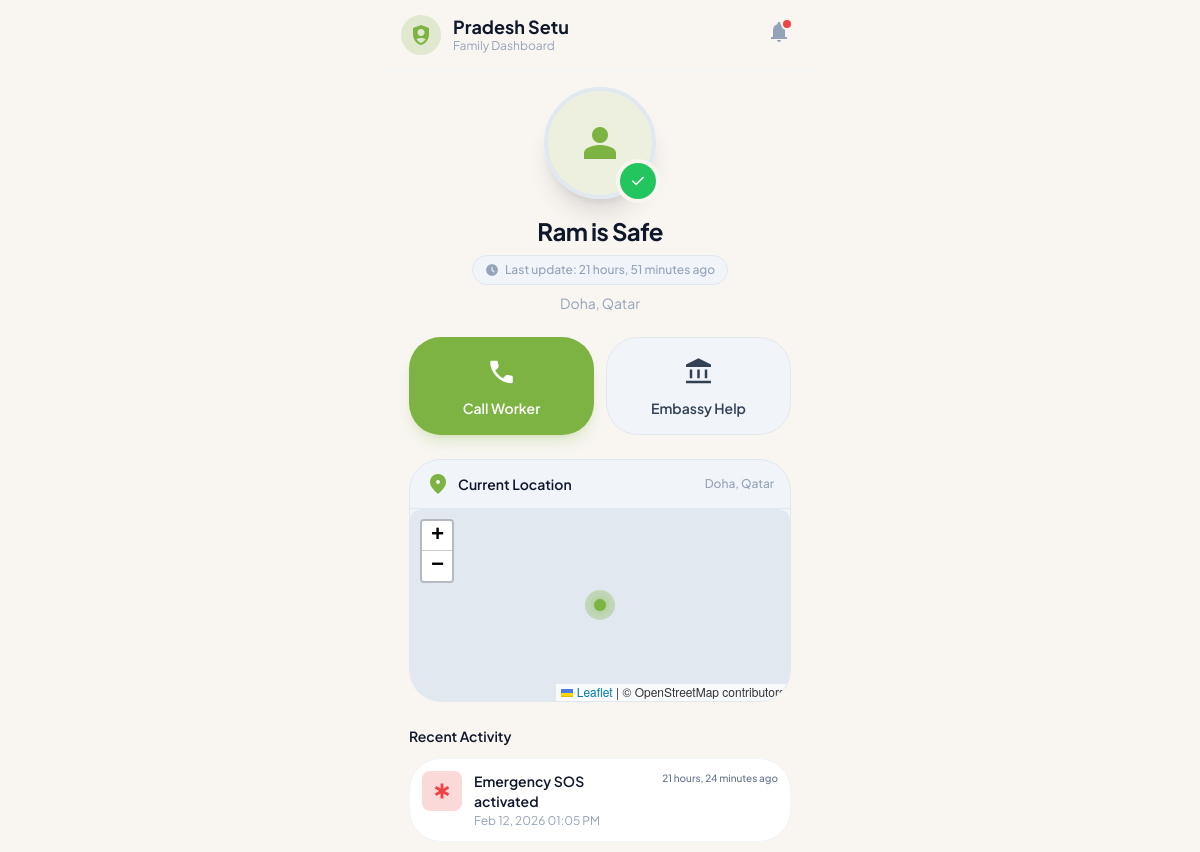
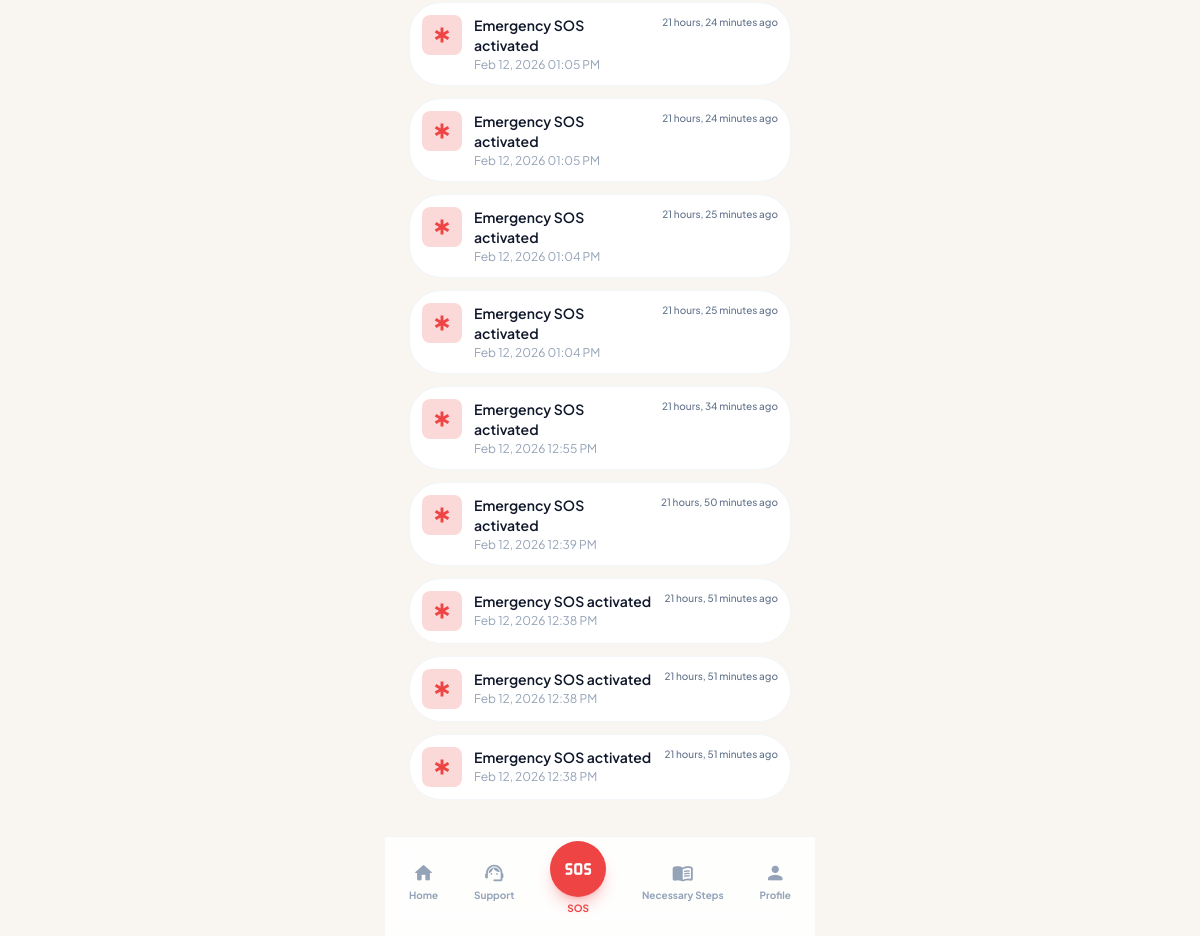
Page /family-dashboard/ (signed in) on the earlier database version (2 pictures, top to bottom).
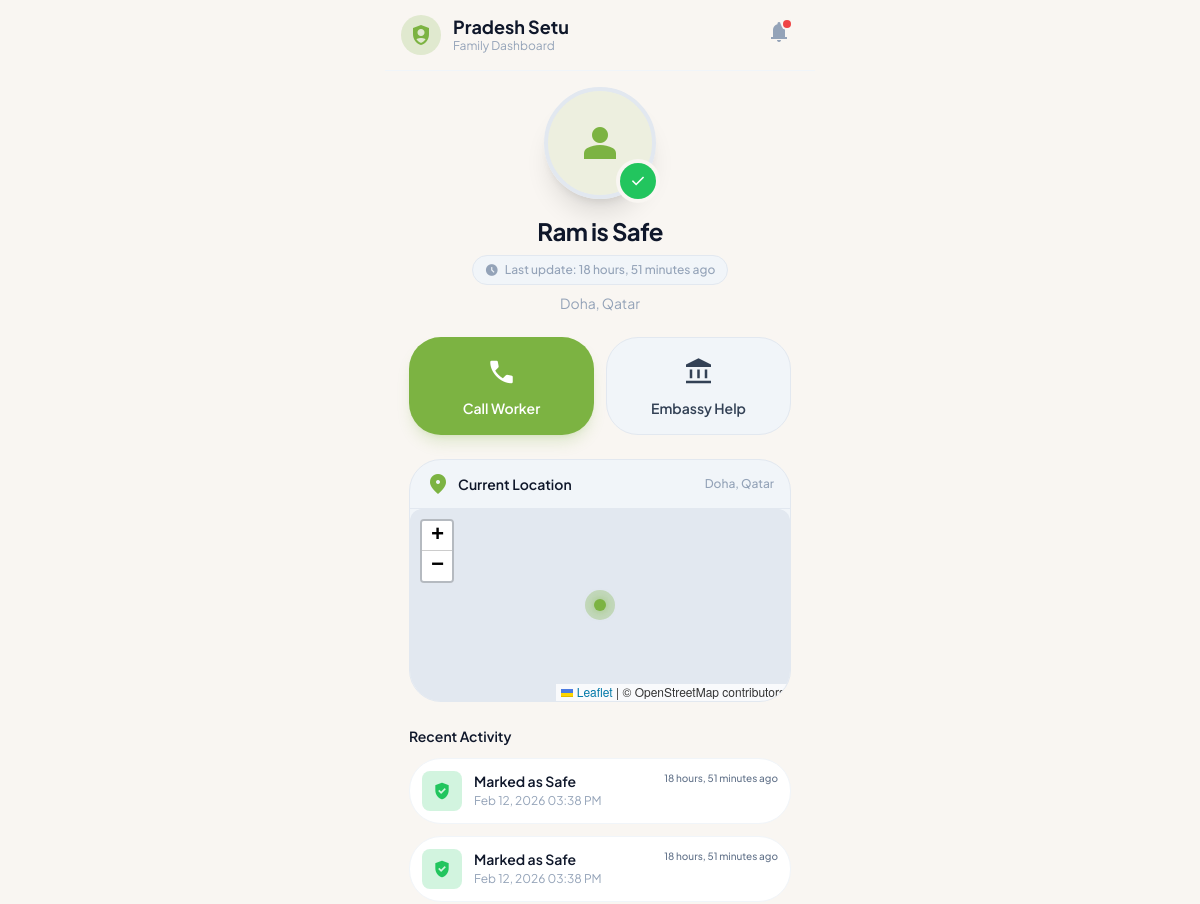
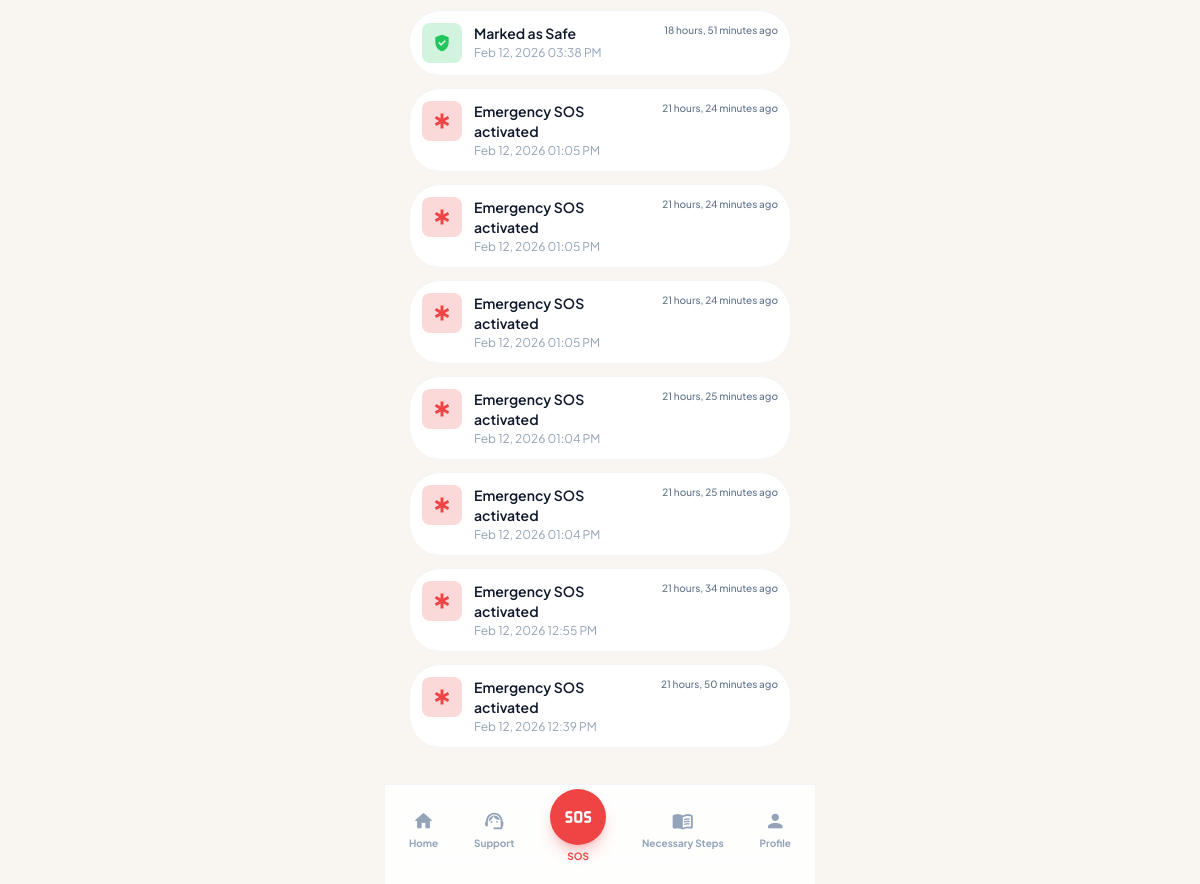
Same page on the later database version (2 pictures, top to bottom).
### main/models.py (models this page shows, shortened)
class SafetyCheckIn(models.Model):
    class Status(models.TextChoices):
        SAFE = 'safe', 'Safe'
        NEED_HELP = 'need_help', 'Need Help'
    user = models.ForeignKey(
        settings.AUTH_USER_MODEL,
        on_delete=models.CASCADE,
        related_name='safety_checkins',
    )
    status = models.CharField(max_length=10, choices=Status.choices, default=Status.SAFE)
    checked_in_at = models.DateTimeField(default=timezone.now)
    note = models.TextField(blank=True)
    class Meta:
        ordering = ['-checked_in_at']
        get_latest_by = 'checked_in_at'

class ActivityLog(models.Model):
    class EventType(models.TextChoices):
        CHECK_IN = 'check_in', 'Safety Check-In'
        ARRIVED = 'arrived', 'Arrived at Site'
        CONTRACT = 'contract', 'Contract Updated'
        DOCUMENT = 'document', 'Document Uploaded'
        SOS = 'sos', 'SOS Activated'
        OTHER = 'other', 'Other'
    user = models.ForeignKey(
        settings.AUTH_USER_MODEL,
        on_delete=models.CASCADE,
        related_name='activity_logs',
    )
    event_type = models.CharField(max_length=15, choices=EventType.choices)
    description = models.TextField(blank=True)
    timestamp = models.DateTimeField(default=timezone.now)
    class Meta:
        ordering = ['-timestamp']

### main/views.py (the view)
# urls.py: path('family-dashboard/', views.family_safety_dashboard, name='family_safety_dashboard'),
@login_required(login_url='main:login')
def family_safety_dashboard(request):
    user = request.user
    worker = user.monitored_worker
    if not worker and user.profile_type == 'worker':
        worker = user
    last_checkin = worker.safety_checkins.first() if worker else None
    activity_logs = worker.activity_logs.all()[:10] if worker else []
    is_safe = last_checkin.status == 'safe' if last_checkin else True
    worker_lat = worker.latitude if worker and worker.latitude else 25.2854  # Default to Doha, Qatar
    worker_lon = worker.longitude if worker and worker.longitude else 51.5310
    context = {
        'worker': worker,
        'last_checkin': last_checkin,
        'activity_logs': activity_logs,
        'is_safe': is_safe,
        'worker_lat': worker_lat,
        'worker_lon': worker_lon,
        'unread_count': _unread_count(user),
    }
    return render(request, 'main/family_safety_dashboard.html', context)

### main/views.py (called while the page is built)
def _unread_count(user):
    if user.is_authenticated:
        return user.notifications.filter(is_read=False).count()
    return 0

### templates/main/family_safety_dashboard.html (shortened to what the changed rows need)
{% extends 'base.html' %}
{% block extra_head %}
<link rel="stylesheet" href="https://unpkg.com/leaflet@1.9.4/dist/leaflet.css" />
{% endblock %}
{% block header %}
<header class="sticky top-0 z-20 bg-background-light dark:bg-background-dark border-b border-slate-100 dark:border-slate-800 px-4 py-3 flex items-center justify-between">
    <div class="flex items-center gap-3">
        <div>
            <h1 class="text-lg font-bold leading-tight">Pradesh Setu</h1>
        </div>
    </div>
</header>
{% endblock %}
{% block content %}
<section class="flex flex-col items-center pt-4">
    <div class="mt-4 text-center">
        {% if worker %}
        <h2 class="text-2xl font-bold tracking-tight flex items-center justify-center gap-2">{{ worker.first_name|default:worker.username }} is {% if is_safe %}Safe{% else %}Needs Help{% endif %}</h2>
        {% if last_checkin %}
        <div class="mt-2 inline-flex items-center gap-1.5 rounded-full bg-slate-100 dark:bg-zinc-800 px-3 py-1 text-xs font-medium text-slate-400 border border-slate-200 dark:border-zinc-700">
            <span class="material-symbols-outlined text-sm">schedule</span> Last update: {{ last_checkin.checked_in_at|timesince }} ago
        </div>
        {% endif %}
        <p class="mt-2 text-sm text-slate-400">{{ worker.current_city|default:'Location not set' }}{% if worker.current_country %}, {{ worker.current_country }}{% endif %}</p>
        {% else %}
        <h2 class="text-2xl font-bold tracking-tight">No Worker Linked</h2>
        <p class="mt-2 text-sm text-slate-400">Ask your family member to link your account.</p>
        {% endif %}
    </div>
</section>
<section class="mt-6 mb-6">
    <div class="flex flex-col gap-3">
        {% for log in activity_logs %}
        <div class="flex items-start gap-3 rounded-xl bg-white dark:bg-zinc-800 p-3 border border-slate-100 dark:border-zinc-700">
            <div class="flex h-10 w-10 shrink-0 items-center justify-center rounded-lg {% if log.event_type == 'check_in' %}bg-success/20 text-success{% elif log.event_type == 'sos' %}bg-danger/20 text-danger{% elif log.event_type == 'document' %}bg-warning/20 text-warning{% elif log.event_type == 'contract' %}bg-info/20 text-info{% else %}bg-primary/20 text-primary{% endif %}">
                <span class="material-symbols-outlined text-xl"></span>
            </div>
            <div class="flex-1">
                <p class="text-sm font-semibold">{{ log.description }}</p>
                <p class="text-xs text-slate-400 mt-0.5">{{ log.timestamp|date:'M d, Y h:i A' }}</p>
            </div>
            <span class="text-[10px] font-medium text-slate-500 whitespace-nowrap">{{ log.timestamp|timesince }} ago</span>
        </div>
        {% empty %}
        <div class="text-center py-4">
            <p class="text-sm text-slate-400">No activity recorded yet.</p>
        </div>
        {% endfor %}
    </div>
</section>
{% endblock %}

Differences in the rows shown:
no longer on this page (row unchanged): SafetyCheckIn: checked_in_at "21 hours, 51 minutes"
no longer on this page (row unchanged): ActivityLog: description "Emergency SOS activated", timestamp "Feb 12, 2026 12:38 PM", timestamp "21 hours, 51 minutes"
no longer on this page (row unchanged): ActivityLog: description "Emergency SOS activated", timestamp "Feb 12, 2026 12:38 PM", timestamp "21 hours, 51 minutes"
no longer on this page (row unchanged): ActivityLog: description "Emergency SOS activated", timestamp "Feb 12, 2026 12:38 PM", timestamp "21 hours, 51 minutes"
added SafetyCheckIn: checked_in_at "18 hours, 51 minutes"
added ActivityLog: description "Marked as Safe", timestamp "Feb 12, 2026 03:38 PM", timestamp "18 hours, 51 minutes", event_type "check_in" (drawn)
added ActivityLog: description "Marked as Safe", timestamp "Feb 12, 2026 03:38 PM", timestamp "18 hours, 51 minutes", event_type "check_in" (drawn)
added ActivityLog: description "Marked as Safe", timestamp "Feb 12, 2026 03:38 PM", timestamp "18 hours, 51 minutes", event_type "check_in" (drawn)
